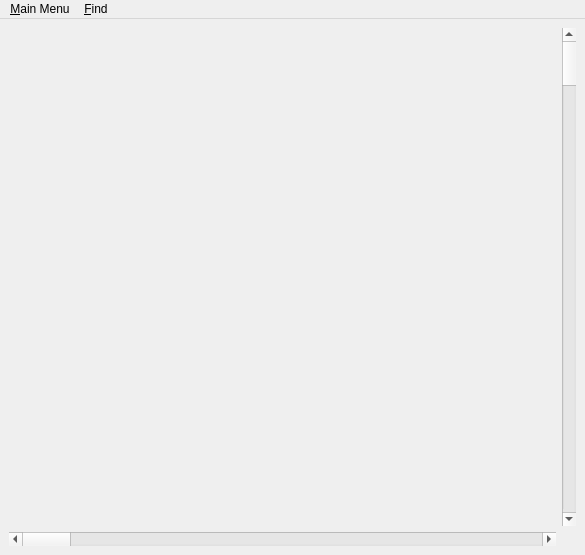
<ui version="4.0" >
 <class>MainWindow</class>
 <widget class="QMainWindow" name="MainWindow" >
  <property name="geometry" >
   <rect>
    <x>0</x>
    <y>0</y>
    <width>585</width>
    <height>555</height>
   </rect>
  </property>
  <property name="windowTitle" >
   <string>SimVida Reborn</string>
  </property>
  <property name="windowIcon" >
   <iconset resource="../../graphs/recursos.qrc" >
    <normaloff>:/icones/icones/principal.png</normaloff>:/icones/icones/principal.png</iconset>
  </property>
  <property name="iconSize" >
   <size>
    <width>32</width>
    <height>32</height>
   </size>
  </property>
  <widget class="QWidget" name="centralwidget" >
   <property name="geometry" >
    <rect>
     <x>0</x>
     <y>24</y>
     <width>585</width>
     <height>531</height>
    </rect>
   </property>
   <layout class="QGridLayout" >
    <property name="margin" >
     <number>9</number>
    </property>
    <property name="spacing" >
     <number>6</number>
    </property>
    <item row="1" column="0" >
     <widget class="MundoQT" native="1" name="widget" >
      <property name="cursor" >
       <cursorShape>PointingHandCursor</cursorShape>
      </property>
     </widget>
    </item>
    <item row="1" column="1" >
     <widget class="QScrollBar" name="verticalScrollBar" >
      <property name="orientation" >
       <enum>Qt::Vertical</enum>
      </property>
     </widget>
    </item>
    <item row="2" column="0" >
     <widget class="QScrollBar" name="horizontalScrollBar" >
      <property name="orientation" >
       <enum>Qt::Horizontal</enum>
      </property>
     </widget>
    </item>
   </layout>
  </widget>
  <widget class="QMenuBar" name="menubar" >
   <property name="geometry" >
    <rect>
     <x>0</x>
     <y>0</y>
     <width>585</width>
     <height>24</height>
    </rect>
   </property>
   <widget class="QMenu" name="menu_Encontrar" >
    <property name="title" >
     <string>&amp;Find</string>
    </property>
    <addaction name="maisVelhoAct" />
    <addaction name="maisEnergiaAct" />
    <addaction name="geracaoMaisNovaAct" />
    <addaction name="geracaoMaisAntigaAct" />
    <addaction name="maisFilhosAct" />
    <addaction name="separator" />
    <addaction name="fixarSelecionadoAct" />
    <addaction name="autoSelecionarAct" />
   </widget>
   <widget class="QMenu" name="menuSimVida" >
    <property name="title" >
     <string>&amp;Main Menu</string>
    </property>
    <widget class="QMenu" name="menuParedes" >
     <property name="title" >
      <string>&amp;Walls</string>
     </property>
     <property name="icon" >
      <iconset resource="../../graphs/recursos.qrc" >
       <normaloff>:/botoes/botoes/nova-parede.png</normaloff>:/botoes/botoes/nova-parede.png</iconset>
     </property>
     <property name="separatorsCollapsible" >
      <bool>true</bool>
     </property>
     <addaction name="abrirParedesAct" />
     <addaction name="salvarParedesAct" />
    </widget>
    <addaction name="abrirSimulacaoAct" />
    <addaction name="salvarSimulacaoAct" />
    <addaction name="separator" />
    <addaction name="limparAct" />
    <addaction name="reiniciarAct" />
    <addaction name="pauseAct" />
    <addaction name="separator" />
    <addaction name="opcoesAct" />
    <addaction name="estatisticasAct" />
    <addaction name="separator" />
    <addaction name="menuParedes" />
    <addaction name="separator" />
    <addaction name="ajudaAct" />
    <addaction name="sairAct" />
   </widget>
   <addaction name="menuSimVida" />
   <addaction name="menu_Encontrar" />
  </widget>
  <action name="reiniciarAct" >
   <property name="icon" >
    <iconset resource="../../graphs/recursos.qrc" >
     <normaloff>:/botoes/botoes/reiniciar.png</normaloff>:/botoes/botoes/reiniciar.png</iconset>
   </property>
   <property name="text" >
    <string>&amp;Reset</string>
   </property>
  </action>
  <action name="opcoesAct" >
   <property name="icon" >
    <iconset resource="../../graphs/recursos.qrc" >
     <normaloff>:/botoes/botoes/opcoes.png</normaloff>:/botoes/botoes/opcoes.png</iconset>
   </property>
   <property name="text" >
    <string>&amp;Options</string>
   </property>
  </action>
  <action name="sairAct" >
   <property name="icon" >
    <iconset resource="../../graphs/recursos.qrc" >
     <normaloff>:/botoes/botoes/sair.png</normaloff>:/botoes/botoes/sair.png</iconset>
   </property>
   <property name="text" >
    <string>&amp;Exit</string>
   </property>
  </action>
  <action name="ajudaAct" >
   <property name="icon" >
    <iconset resource="../../graphs/recursos.qrc" >
     <normaloff>:/botoes/botoes/ajuda.png</normaloff>:/botoes/botoes/ajuda.png</iconset>
   </property>
   <property name="text" >
    <string>&amp;Help</string>
   </property>
  </action>
  <action name="mutacaoAct" >
   <property name="icon" >
    <iconset resource="../../graphs/recursos.qrc" >
     <normaloff>:/botoes/botoes/mutacao.png</normaloff>:/botoes/botoes/mutacao.png</iconset>
   </property>
   <property name="text" >
    <string>&amp;Mutate</string>
   </property>
  </action>
  <action name="novoBiotaAct" >
   <property name="icon" >
    <iconset resource="../../graphs/recursos.qrc" >
     <normaloff>:/botoes/botoes/adicionar.png</normaloff>:/botoes/botoes/adicionar.png</iconset>
   </property>
   <property name="text" >
    <string>&amp;New Biot</string>
   </property>
  </action>
  <action name="carregarBiotaAct" >
   <property name="icon" >
    <iconset resource="../../graphs/recursos.qrc" >
     <normaloff>:/botoes/botoes/abrir.png</normaloff>:/botoes/botoes/abrir.png</iconset>
   </property>
   <property name="text" >
    <string>&amp;Load Biot</string>
   </property>
  </action>
  <action name="salvarBiotaAct" >
   <property name="icon" >
    <iconset resource="../../graphs/recursos.qrc" >
     <normaloff>:/botoes/botoes/salvar.png</normaloff>:/botoes/botoes/salvar.png</iconset>
   </property>
   <property name="text" >
    <string>&amp;Save Biot</string>
   </property>
  </action>
  <action name="matarBiotaAct" >
   <property name="icon" >
    <iconset resource="../../graphs/recursos.qrc" >
     <normaloff>:/botoes/botoes/matar.png</normaloff>:/botoes/botoes/matar.png</iconset>
   </property>
   <property name="text" >
    <string>&amp;Kill</string>
   </property>
  </action>
  <action name="novaParedeAct" >
   <property name="icon" >
    <iconset resource="../../graphs/recursos.qrc" >
     <normaloff>:/botoes/botoes/nova-parede.png</normaloff>:/botoes/botoes/nova-parede.png</iconset>
   </property>
   <property name="text" >
    <string>New &amp;Wall</string>
   </property>
  </action>
  <action name="removerParedeAct" >
   <property name="icon" >
    <iconset resource="../../graphs/recursos.qrc" >
     <normaloff>:/botoes/botoes/excluir-parede.png</normaloff>:/botoes/botoes/excluir-parede.png</iconset>
   </property>
   <property name="text" >
    <string>&amp;Remove Wall</string>
   </property>
  </action>
  <action name="novoGraoAct" >
   <property name="icon" >
    <iconset resource="../../graphs/recursos.qrc" >
     <normaloff>:/botoes/botoes/add_grao.png</normaloff>:/botoes/botoes/add_grao.png</iconset>
   </property>
   <property name="text" >
    <string>Add &amp;Grain</string>
   </property>
  </action>
  <action name="removerGraoAct" >
   <property name="icon" >
    <iconset resource="../../graphs/recursos.qrc" >
     <normaloff>:/botoes/botoes/sub_grao.png</normaloff>:/botoes/botoes/sub_grao.png</iconset>
   </property>
   <property name="text" >
    <string>Remove &amp;Grain</string>
   </property>
  </action>
  <action name="salvarParedesAct" >
   <property name="icon" >
    <iconset resource="../../graphs/recursos.qrc" >
     <normaloff>:/botoes/botoes/salvar_paredes.png</normaloff>:/botoes/botoes/salvar_paredes.png</iconset>
   </property>
   <property name="text" >
    <string>&amp;Save Wall map</string>
   </property>
  </action>
  <action name="abrirParedesAct" >
   <property name="icon" >
    <iconset resource="../../graphs/recursos.qrc" >
     <normaloff>:/botoes/botoes/abrir_paredes.png</normaloff>:/botoes/botoes/abrir_paredes.png</iconset>
   </property>
   <property name="text" >
    <string>&amp;Open Wall map</string>
   </property>
  </action>
  <action name="estatisticasAct" >
   <property name="icon" >
    <iconset resource="../../graphs/recursos.qrc" >
     <normaloff>:/botoes/botoes/estatisticas.png</normaloff>:/botoes/botoes/estatisticas.png</iconset>
   </property>
   <property name="text" >
    <string>&amp;Estatistics</string>
   </property>
  </action>
  <action name="pauseAct" >
   <property name="checkable" >
    <bool>true</bool>
   </property>
   <property name="icon" >
    <iconset resource="../../graphs/recursos.qrc" >
     <normaloff>:/botoes/botoes/pause.png</normaloff>:/botoes/botoes/pause.png</iconset>
   </property>
   <property name="text" >
    <string>&amp;Pause</string>
   </property>
  </action>
  <action name="informacoesAct" >
   <property name="icon" >
    <iconset resource="../../graphs/recursos.qrc" >
     <normaloff>:/icones/icones/principal.png</normaloff>:/icones/icones/principal.png</iconset>
   </property>
   <property name="text" >
    <string>&amp;Info</string>
   </property>
  </action>
  <action name="maisVelhoAct" >
   <property name="icon" >
    <iconset resource="../../graphs/recursos.qrc" >
     <normaloff>:/botoes/botoes/mais_velho.png</normaloff>:/botoes/botoes/mais_velho.png</iconset>
   </property>
   <property name="text" >
    <string>&amp;Older</string>
   </property>
  </action>
  <action name="maisEnergiaAct" >
   <property name="icon" >
    <iconset resource="../../graphs/recursos.qrc" >
     <normaloff>:/botoes/botoes/mais_energia.png</normaloff>:/botoes/botoes/mais_energia.png</iconset>
   </property>
   <property name="text" >
    <string>Most &amp;Energy</string>
   </property>
  </action>
  <action name="geracaoMaisNovaAct" >
   <property name="icon" >
    <iconset resource="../../graphs/recursos.qrc" >
     <normaloff>:/icones/icones/principal.png</normaloff>:/icones/icones/principal.png</iconset>
   </property>
   <property name="text" >
    <string>Younger &amp;Generation</string>
   </property>
  </action>
  <action name="geracaoMaisAntigaAct" >
   <property name="icon" >
    <iconset resource="../../graphs/recursos.qrc" >
     <normaloff>:/icones/icones/principal.png</normaloff>:/icones/icones/principal.png</iconset>
   </property>
   <property name="text" >
    <string>Oldest &amp;Generation</string>
   </property>
  </action>
  <action name="maisFilhosAct" >
   <property name="icon" >
    <iconset resource="../../graphs/recursos.qrc" >
     <normaloff>:/botoes/botoes/mais_filhos.png</normaloff>:/botoes/botoes/mais_filhos.png</iconset>
   </property>
   <property name="text" >
    <string>Most &amp;Offsprings</string>
   </property>
  </action>
  <action name="fixarSelecionadoAct" >
   <property name="checkable" >
    <bool>true</bool>
   </property>
   <property name="icon" >
    <iconset resource="../../graphs/recursos.qrc" >
     <normaloff>:/botoes/botoes/fixar.png</normaloff>:/botoes/botoes/fixar.png</iconset>
   </property>
   <property name="text" >
    <string>&amp;Track selected</string>
   </property>
  </action>
  <action name="autoSelecionarAct" >
   <property name="checkable" >
    <bool>true</bool>
   </property>
   <property name="icon" >
    <iconset resource="../../graphs/recursos.qrc" >
     <normaloff>:/botoes/botoes/auto_selecionar.png</normaloff>:/botoes/botoes/auto_selecionar.png</iconset>
   </property>
   <property name="text" >
    <string>&amp;Auto select</string>
   </property>
  </action>
  <action name="limparAct" >
   <property name="icon" >
    <iconset resource="../../graphs/recursos.qrc" >
     <normaloff>:/botoes/botoes/limpar.png</normaloff>:/botoes/botoes/limpar.png</iconset>
   </property>
   <property name="text" >
    <string>&amp;Clean</string>
   </property>
  </action>
  <action name="abrirSimulacaoAct" >
   <property name="icon" >
    <iconset resource="../../graphs/recursos.qrc" >
     <normaloff>:/botoes/botoes/abrirsimulacao.png</normaloff>:/botoes/botoes/abrirsimulacao.png</iconset>
   </property>
   <property name="text" >
    <string>&amp;Open Simulation</string>
   </property>
  </action>
  <action name="salvarSimulacaoAct" >
   <property name="icon" >
    <iconset resource="../../graphs/recursos.qrc" >
     <normaloff>:/botoes/botoes/salvarsimulacao.png</normaloff>:/botoes/botoes/salvarsimulacao.png</iconset>
   </property>
   <property name="text" >
    <string>&amp;Save Simulation</string>
   </property>
  </action>
 </widget>
 <customwidgets>
  <customwidget>
   <class>MundoQT</class>
   <extends>QWidget</extends>
   <header>mundoqt.h</header>
  </customwidget>
 </customwidgets>
 <resources>
  <include location="../../graphs/recursos.qrc" />
 </resources>
 <connections/>
</ui>
